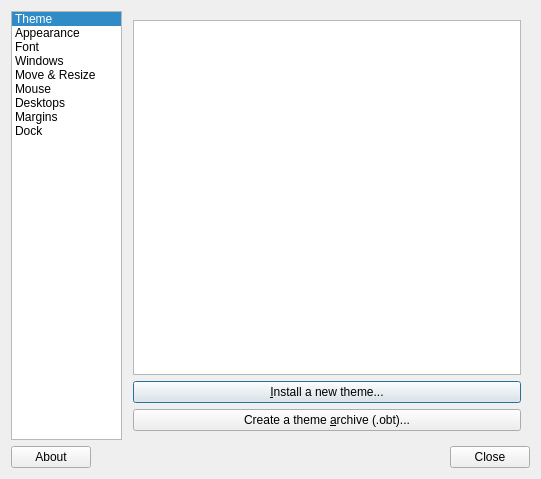
<?xml version="1.0" encoding="UTF-8"?>
<ui version="4.0">
 <class>MainDialog</class>
 <widget class="QDialog" name="MainDialog">
  <property name="geometry">
   <rect>
    <x>0</x>
    <y>0</y>
    <width>541</width>
    <height>479</height>
   </rect>
  </property>
  <property name="windowTitle">
   <string>Window Manager Preferences</string>
  </property>
  <layout class="QVBoxLayout" name="verticalLayout">
   <item>
    <layout class="QHBoxLayout" name="horizontalLayout" stretch="0,0">
     <property name="spacing">
      <number>2</number>
     </property>
     <item>
      <widget class="QListWidget" name="listWidget">
       <property name="sizePolicy">
        <sizepolicy hsizetype="Preferred" vsizetype="Preferred">
         <horstretch>0</horstretch>
         <verstretch>0</verstretch>
        </sizepolicy>
       </property>
       <property name="horizontalScrollBarPolicy">
        <enum>Qt::ScrollBarAlwaysOff</enum>
       </property>
       <property name="currentRow">
        <number>0</number>
       </property>
       <item>
        <property name="text">
         <string>Theme</string>
        </property>
       </item>
       <item>
        <property name="text">
         <string>Appearance</string>
        </property>
       </item>
       <item>
        <property name="text">
         <string>Font</string>
        </property>
       </item>
       <item>
        <property name="text">
         <string>Windows</string>
        </property>
       </item>
       <item>
        <property name="text">
         <string>Move &amp; Resize</string>
        </property>
       </item>
       <item>
        <property name="text">
         <string>Mouse</string>
        </property>
       </item>
       <item>
        <property name="text">
         <string>Desktops</string>
        </property>
       </item>
       <item>
        <property name="text">
         <string>Margins</string>
        </property>
       </item>
       <item>
        <property name="text">
         <string>Dock</string>
        </property>
       </item>
      </widget>
     </item>
     <item>
      <widget class="QStackedWidget" name="stackedWidget">
       <property name="currentIndex">
        <number>0</number>
       </property>
       <widget class="QWidget" name="themePage">
        <layout class="QVBoxLayout" name="verticalLayout_2">
         <item>
          <widget class="QListView" name="theme_names"/>
         </item>
         <item>
          <widget class="QPushButton" name="install_theme">
           <property name="text">
            <string>&amp;Install a new theme...</string>
           </property>
          </widget>
         </item>
         <item>
          <widget class="QPushButton" name="theme_archive">
           <property name="text">
            <string>Create a theme &amp;archive (.obt)...</string>
           </property>
          </widget>
         </item>
        </layout>
       </widget>
       <widget class="QWidget" name="appearancePage">
        <layout class="QVBoxLayout" name="verticalLayout_4">
         <item>
          <widget class="QGroupBox" name="groupBox">
           <property name="title">
            <string>Windows</string>
           </property>
           <layout class="QVBoxLayout" name="verticalLayout_3">
            <item>
             <widget class="QCheckBox" name="window_border">
              <property name="text">
               <string>&amp;Windows retain a border when undecorated</string>
              </property>
             </widget>
            </item>
            <item>
             <widget class="QCheckBox" name="animate_iconify">
              <property name="text">
               <string>A&amp;nimate iconify and restore</string>
              </property>
             </widget>
            </item>
           </layout>
          </widget>
         </item>
         <item>
          <widget class="QGroupBox" name="groupBox_2">
           <property name="title">
            <string>Window Titles</string>
           </property>
           <layout class="QFormLayout" name="formLayout_2">
            <item row="0" column="0">
             <widget class="QLabel" name="label">
              <property name="text">
               <string>Button order:</string>
              </property>
             </widget>
            </item>
            <item row="0" column="1">
             <widget class="QLineEdit" name="title_layout"/>
            </item>
            <item row="1" column="0" colspan="2">
             <widget class="QLabel" name="label_35">
              <property name="text">
               <string>N: Window icon
L: Window label (Title)
I: Iconify (Minimize)
M: Maximize
C: Close
S: Shade (Roll up)
D: Omnipresent (On all desktops)</string>
              </property>
             </widget>
            </item>
           </layout>
          </widget>
         </item>
         <item>
          <spacer name="verticalSpacer_4">
           <property name="orientation">
            <enum>Qt::Vertical</enum>
           </property>
           <property name="sizeHint" stdset="0">
            <size>
             <width>20</width>
             <height>40</height>
            </size>
           </property>
          </spacer>
         </item>
        </layout>
       </widget>
       <widget class="QWidget" name="fontPage">
        <layout class="QFormLayout" name="formLayout">
         <property name="fieldGrowthPolicy">
          <enum>QFormLayout::AllNonFixedFieldsGrow</enum>
         </property>
         <item row="0" column="1">
          <widget class="Fm::FontButton" name="font_active">
           <property name="text">
            <string/>
           </property>
          </widget>
         </item>
         <item row="1" column="1">
          <widget class="Fm::FontButton" name="font_inactive">
           <property name="text">
            <string/>
           </property>
          </widget>
         </item>
         <item row="2" column="1">
          <widget class="Fm::FontButton" name="font_menu_header">
           <property name="text">
            <string/>
           </property>
          </widget>
         </item>
         <item row="3" column="1">
          <widget class="Fm::FontButton" name="font_menu_item">
           <property name="text">
            <string/>
           </property>
          </widget>
         </item>
         <item row="4" column="1">
          <widget class="Fm::FontButton" name="font_active_display">
           <property name="text">
            <string/>
           </property>
          </widget>
         </item>
         <item row="5" column="1">
          <widget class="Fm::FontButton" name="font_inactive_display">
           <property name="text">
            <string/>
           </property>
          </widget>
         </item>
         <item row="0" column="0">
          <widget class="QLabel" name="label_2">
           <property name="text">
            <string>&amp;Active window title: </string>
           </property>
           <property name="buddy">
            <cstring>font_active</cstring>
           </property>
          </widget>
         </item>
         <item row="1" column="0">
          <widget class="QLabel" name="label_3">
           <property name="text">
            <string>&amp;Inactive window title: </string>
           </property>
           <property name="buddy">
            <cstring>font_inactive</cstring>
           </property>
          </widget>
         </item>
         <item row="2" column="0">
          <widget class="QLabel" name="label_5">
           <property name="text">
            <string>Menu &amp;header: </string>
           </property>
           <property name="buddy">
            <cstring>font_menu_header</cstring>
           </property>
          </widget>
         </item>
         <item row="3" column="0">
          <widget class="QLabel" name="label_4">
           <property name="text">
            <string>&amp;Menu Item: </string>
           </property>
           <property name="buddy">
            <cstring>font_menu_item</cstring>
           </property>
          </widget>
         </item>
         <item row="4" column="0">
          <widget class="QLabel" name="label_6">
           <property name="text">
            <string>Active &amp;On-screen display: </string>
           </property>
           <property name="buddy">
            <cstring>font_active_display</cstring>
           </property>
          </widget>
         </item>
         <item row="5" column="0">
          <widget class="QLabel" name="label_7">
           <property name="text">
            <string>Inactive O&amp;n-screen display: </string>
           </property>
           <property name="buddy">
            <cstring>font_inactive_display</cstring>
           </property>
          </widget>
         </item>
        </layout>
       </widget>
       <widget class="QWidget" name="windowsPage">
        <layout class="QVBoxLayout" name="verticalLayout_10">
         <item>
          <widget class="QCheckBox" name="focus_new">
           <property name="text">
            <string>Focus &amp;new windows when they appear</string>
           </property>
          </widget>
         </item>
         <item>
          <widget class="QCheckBox" name="place_mouse">
           <property name="text">
            <string>&amp;Place new windows under the mouse pointer</string>
           </property>
          </widget>
         </item>
         <item>
          <widget class="QCheckBox" name="place_center">
           <property name="text">
            <string>&amp;Center new windows when they are placed</string>
           </property>
          </widget>
         </item>
         <item>
          <layout class="QHBoxLayout" name="horizontalLayout_3">
           <item>
            <widget class="QLabel" name="label_31">
             <property name="text">
              <string>Prefer to place new windows &amp;on:</string>
             </property>
             <property name="buddy">
              <cstring>place_active_popup</cstring>
             </property>
            </widget>
           </item>
           <item>
            <widget class="QComboBox" name="place_active_popup">
             <item>
              <property name="text">
               <string>All monitors</string>
              </property>
             </item>
             <item>
              <property name="text">
               <string>The active monitor</string>
              </property>
             </item>
             <item>
              <property name="text">
               <string>The monitor with the mouse</string>
              </property>
             </item>
             <item>
              <property name="text">
               <string>Primary monitor</string>
              </property>
             </item>
            </widget>
           </item>
          </layout>
         </item>
         <item>
          <widget class="QGroupBox" name="groupBox_8">
           <property name="title">
            <string>Primary Monitor</string>
           </property>
           <layout class="QFormLayout" name="formLayout_4">
            <item row="0" column="0" colspan="2">
             <widget class="QLabel" name="label_32">
              <property name="text">
               <string>The primary monitor is where Openbox will place dialogs, such as the one used for cycling windows.</string>
              </property>
              <property name="wordWrap">
               <bool>true</bool>
              </property>
             </widget>
            </item>
            <item row="1" column="0">
             <widget class="QLabel" name="label_33">
              <property name="text">
               <string>Primary &amp;monitor:</string>
              </property>
              <property name="buddy">
               <cstring>primary_monitor_popup</cstring>
              </property>
             </widget>
            </item>
            <item row="1" column="1">
             <widget class="QComboBox" name="primary_monitor_popup">
              <item>
               <property name="text">
                <string>Fixed Monitor</string>
               </property>
              </item>
              <item>
               <property name="text">
                <string>Active Monitor</string>
               </property>
              </item>
              <item>
               <property name="text">
                <string>Monitor With Mouse Pointer</string>
               </property>
              </item>
             </widget>
            </item>
            <item row="2" column="0">
             <widget class="QLabel" name="label_34">
              <property name="text">
               <string>&amp;Fixed monitor:</string>
              </property>
              <property name="buddy">
               <cstring>fixed_monitor</cstring>
              </property>
             </widget>
            </item>
            <item row="2" column="1">
             <widget class="QSpinBox" name="fixed_monitor">
              <property name="minimum">
               <number>1</number>
              </property>
              <property name="maximum">
               <number>100</number>
              </property>
             </widget>
            </item>
           </layout>
          </widget>
         </item>
         <item>
          <spacer name="verticalSpacer_5">
           <property name="orientation">
            <enum>Qt::Vertical</enum>
           </property>
           <property name="sizeHint" stdset="0">
            <size>
             <width>20</width>
             <height>40</height>
            </size>
           </property>
          </spacer>
         </item>
        </layout>
       </widget>
       <widget class="QWidget" name="moveResizePage">
        <layout class="QVBoxLayout" name="verticalLayout_5">
         <item>
          <widget class="QGroupBox" name="groupBox_3">
           <property name="title">
            <string>Moving and Resizing Windows</string>
           </property>
           <layout class="QFormLayout" name="formLayout_3">
            <item row="0" column="0" colspan="2">
             <widget class="QCheckBox" name="resize_contents">
              <property name="text">
               <string>Update the window contents while &amp;resizing</string>
              </property>
             </widget>
            </item>
            <item row="1" column="0">
             <widget class="QLabel" name="label_8">
              <property name="text">
               <string>Drag &amp;threshold distance:</string>
              </property>
              <property name="buddy">
               <cstring>drag_threshold</cstring>
              </property>
             </widget>
            </item>
            <item row="1" column="1">
             <widget class="QSpinBox" name="drag_threshold">
              <property name="minimum">
               <number>1</number>
              </property>
              <property name="maximum">
               <number>100</number>
              </property>
             </widget>
            </item>
            <item row="2" column="0">
             <widget class="QLabel" name="label_9">
              <property name="text">
               <string>Amount of resistance against other &amp;windows:</string>
              </property>
              <property name="buddy">
               <cstring>resist_window</cstring>
              </property>
             </widget>
            </item>
            <item row="2" column="1">
             <widget class="QSpinBox" name="resist_window">
              <property name="minimum">
               <number>0</number>
              </property>
              <property name="maximum">
               <number>100</number>
              </property>
             </widget>
            </item>
            <item row="3" column="0">
             <widget class="QLabel" name="label_10">
              <property name="text">
               <string>Amount of resistance against screen &amp;edges:</string>
              </property>
              <property name="buddy">
               <cstring>resist_edge</cstring>
              </property>
             </widget>
            </item>
            <item row="3" column="1">
             <widget class="QSpinBox" name="resist_edge">
              <property name="minimum">
               <number>0</number>
              </property>
              <property name="maximum">
               <number>100</number>
              </property>
             </widget>
            </item>
            <item row="5" column="0">
             <widget class="QLabel" name="label_11">
              <property name="text">
               <string>&amp;Amount of time to wait before switching:</string>
              </property>
              <property name="buddy">
               <cstring>warp_edge_time</cstring>
              </property>
             </widget>
            </item>
            <item row="5" column="1">
             <widget class="QSpinBox" name="warp_edge_time">
              <property name="minimum">
               <number>100</number>
              </property>
              <property name="maximum">
               <number>10000</number>
              </property>
             </widget>
            </item>
            <item row="4" column="0" colspan="2">
             <widget class="QCheckBox" name="warp_edge">
              <property name="text">
               <string>&amp;Switch desktops when moving a window past the screen edge</string>
              </property>
             </widget>
            </item>
           </layout>
          </widget>
         </item>
         <item>
          <widget class="QGroupBox" name="groupBox_4">
           <property name="title">
            <string>Information Dialog</string>
           </property>
           <layout class="QGridLayout" name="gridLayout_2">
            <item row="2" column="1">
             <widget class="QComboBox" name="fixed_x_popup">
              <item>
               <property name="text">
                <string>Centered</string>
               </property>
              </item>
              <item>
               <property name="text">
                <string>From left edge</string>
               </property>
              </item>
              <item>
               <property name="text">
                <string>From right edge</string>
               </property>
              </item>
             </widget>
            </item>
            <item row="3" column="0">
             <widget class="QLabel" name="label_30">
              <property name="text">
               <string>Fixed &amp;y position:</string>
              </property>
              <property name="buddy">
               <cstring>fixed_y_popup</cstring>
              </property>
             </widget>
            </item>
            <item row="3" column="1">
             <widget class="QComboBox" name="fixed_y_popup">
              <item>
               <property name="text">
                <string>Centered</string>
               </property>
              </item>
              <item>
               <property name="text">
                <string>From top edge</string>
               </property>
              </item>
              <item>
               <property name="text">
                <string>From bottom edge</string>
               </property>
              </item>
             </widget>
            </item>
            <item row="1" column="0">
             <widget class="QLabel" name="label_13">
              <property name="text">
               <string>Information dialog's &amp;position:</string>
              </property>
              <property name="buddy">
               <cstring>resize_position</cstring>
              </property>
             </widget>
            </item>
            <item row="2" column="0">
             <widget class="QLabel" name="label_29">
              <property name="text">
               <string>Fixed &amp;x position:</string>
              </property>
              <property name="buddy">
               <cstring>fixed_x_popup</cstring>
              </property>
             </widget>
            </item>
            <item row="0" column="0">
             <widget class="QLabel" name="label_12">
              <property name="text">
               <string>Show &amp;information dialog:</string>
              </property>
              <property name="buddy">
               <cstring>resize_popup</cstring>
              </property>
             </widget>
            </item>
            <item row="3" column="2">
             <widget class="QSpinBox" name="fixed_y_pos">
              <property name="maximum">
               <number>10000</number>
              </property>
             </widget>
            </item>
            <item row="2" column="2">
             <widget class="QSpinBox" name="fixed_x_pos">
              <property name="maximum">
               <number>10000</number>
              </property>
             </widget>
            </item>
            <item row="0" column="1" colspan="2">
             <widget class="QComboBox" name="resize_popup">
              <item>
               <property name="text">
                <string>When resizing terminal windows</string>
               </property>
              </item>
              <item>
               <property name="text">
                <string>Always</string>
               </property>
              </item>
              <item>
               <property name="text">
                <string>Never</string>
               </property>
              </item>
             </widget>
            </item>
            <item row="1" column="1" colspan="2">
             <widget class="QComboBox" name="resize_position">
              <item>
               <property name="text">
                <string>Centered on the window</string>
               </property>
              </item>
              <item>
               <property name="text">
                <string>Above the window</string>
               </property>
              </item>
              <item>
               <property name="text">
                <string>Fixed position on screen</string>
               </property>
              </item>
             </widget>
            </item>
           </layout>
          </widget>
         </item>
         <item>
          <layout class="QVBoxLayout" name="verticalLayout_9"/>
         </item>
         <item>
          <spacer name="verticalSpacer">
           <property name="orientation">
            <enum>Qt::Vertical</enum>
           </property>
           <property name="sizeHint" stdset="0">
            <size>
             <width>20</width>
             <height>40</height>
            </size>
           </property>
          </spacer>
         </item>
        </layout>
       </widget>
       <widget class="QWidget" name="mousePage">
        <layout class="QVBoxLayout" name="verticalLayout_7">
         <item>
          <widget class="QGroupBox" name="groupBox_5">
           <property name="title">
            <string>Focusing Windows</string>
           </property>
           <property name="checkable">
            <bool>false</bool>
           </property>
           <layout class="QVBoxLayout" name="verticalLayout_6">
            <item>
             <widget class="QCheckBox" name="focus_mouse">
              <property name="text">
               <string>Focus windows when the mouse pointer moves over them</string>
              </property>
             </widget>
            </item>
            <item>
             <layout class="QFormLayout" name="formLayout_5">
              <property name="leftMargin">
               <number>16</number>
              </property>
              <item row="3" column="0">
               <widget class="QLabel" name="focus_delay_label">
                <property name="text">
                 <string>&amp;Delay before focusing and raising windows:</string>
                </property>
                <property name="buddy">
                 <cstring>focus_delay</cstring>
                </property>
               </widget>
              </item>
              <item row="3" column="1">
               <widget class="QSpinBox" name="focus_delay">
                <property name="minimum">
                 <number>0</number>
                </property>
                <property name="maximum">
                 <number>10000</number>
                </property>
               </widget>
              </item>
              <item row="0" column="0" colspan="2">
               <widget class="QCheckBox" name="focus_notlast">
                <property name="text">
                 <string>Move focus under the mouse when &amp;switching desktops</string>
                </property>
               </widget>
              </item>
              <item row="1" column="0" colspan="2">
               <widget class="QCheckBox" name="focus_under_mouse">
                <property name="text">
                 <string>Move focus &amp;under the mouse when the mouse is not moving</string>
                </property>
               </widget>
              </item>
              <item row="2" column="0" colspan="2">
               <widget class="QCheckBox" name="focus_raise">
                <property name="text">
                 <string>&amp;Raise windows when the mouse pointer moves over them</string>
                </property>
               </widget>
              </item>
             </layout>
            </item>
           </layout>
          </widget>
         </item>
         <item>
          <widget class="QGroupBox" name="groupBox_6">
           <property name="title">
            <string>Titlebar</string>
           </property>
           <layout class="QFormLayout" name="formLayout_6">
            <item row="0" column="0">
             <widget class="QLabel" name="label_15">
              <property name="text">
               <string>Double click on the &amp;titlebar:</string>
              </property>
              <property name="buddy">
               <cstring>titlebar_doubleclick</cstring>
              </property>
             </widget>
            </item>
            <item row="0" column="1">
             <widget class="QComboBox" name="titlebar_doubleclick">
              <item>
               <property name="text">
                <string>Maximizes the window</string>
               </property>
              </item>
              <item>
               <property name="text">
                <string>Shades the window</string>
               </property>
              </item>
             </widget>
            </item>
            <item row="1" column="0">
             <widget class="QLabel" name="label_16">
              <property name="text">
               <string>Double click ti&amp;me:</string>
              </property>
              <property name="buddy">
               <cstring>doubleclick_time</cstring>
              </property>
             </widget>
            </item>
            <item row="1" column="1">
             <widget class="QSpinBox" name="doubleclick_time">
              <property name="maximum">
               <number>10000</number>
              </property>
             </widget>
            </item>
           </layout>
          </widget>
         </item>
         <item>
          <spacer name="verticalSpacer_2">
           <property name="orientation">
            <enum>Qt::Vertical</enum>
           </property>
           <property name="sizeHint" stdset="0">
            <size>
             <width>20</width>
             <height>40</height>
            </size>
           </property>
          </spacer>
         </item>
        </layout>
       </widget>
       <widget class="QWidget" name="desktopPage">
        <layout class="QFormLayout" name="formLayout_7">
         <property name="fieldGrowthPolicy">
          <enum>QFormLayout::AllNonFixedFieldsGrow</enum>
         </property>
         <item row="0" column="0">
          <widget class="QCheckBox" name="desktop_popup">
           <property name="text">
            <string>&amp;Show a notification when switching desktops</string>
           </property>
          </widget>
         </item>
         <item row="1" column="0">
          <widget class="QLabel" name="label_17">
           <property name="text">
            <string>&amp;Amount of time to show the notification for:</string>
           </property>
           <property name="buddy">
            <cstring>desktop_popup_time</cstring>
           </property>
          </widget>
         </item>
         <item row="1" column="1">
          <widget class="QSpinBox" name="desktop_popup_time">
           <property name="enabled">
            <bool>false</bool>
           </property>
           <property name="minimum">
            <number>1</number>
           </property>
           <property name="maximum">
            <number>10000</number>
           </property>
          </widget>
         </item>
         <item row="3" column="0">
          <widget class="QLabel" name="label_18">
           <property name="text">
            <string>&amp;Number of desktops: </string>
           </property>
           <property name="buddy">
            <cstring>desktop_num</cstring>
           </property>
          </widget>
         </item>
         <item row="3" column="1">
          <widget class="QSpinBox" name="desktop_num">
           <property name="minimum">
            <number>1</number>
           </property>
           <property name="maximum">
            <number>100</number>
           </property>
          </widget>
         </item>
         <item row="9" column="0" colspan="2">
          <widget class="QListWidget" name="desktop_names"/>
         </item>
         <item row="4" column="0" colspan="2">
          <widget class="QLabel" name="label_19">
           <property name="text">
            <string>&amp;Desktop names:</string>
           </property>
           <property name="buddy">
            <cstring>desktop_names</cstring>
           </property>
          </widget>
         </item>
        </layout>
       </widget>
       <widget class="QWidget" name="marginsPage">
        <layout class="QVBoxLayout" name="verticalLayout_8">
         <item>
          <widget class="QGroupBox" name="groupBox_7">
           <property name="title">
            <string>Desktop Margins</string>
           </property>
           <layout class="QGridLayout" name="gridLayout">
            <item row="0" column="0" colspan="3">
             <widget class="QLabel" name="label_20">
              <property name="text">
               <string>Desktop margins are reserved areas on the edge of your screen.  New windows will not be placed within a margin, and maximized windows will not cover them.</string>
              </property>
              <property name="wordWrap">
               <bool>true</bool>
              </property>
             </widget>
            </item>
            <item row="1" column="0">
             <widget class="QLabel" name="label_21">
              <property name="text">
               <string>Left:</string>
              </property>
             </widget>
            </item>
            <item row="1" column="1">
             <widget class="QSpinBox" name="margins_left">
              <property name="maximum">
               <number>100</number>
              </property>
             </widget>
            </item>
            <item row="1" column="2">
             <widget class="QLabel" name="label_25">
              <property name="text">
               <string>px</string>
              </property>
             </widget>
            </item>
            <item row="2" column="0">
             <widget class="QLabel" name="label_22">
              <property name="text">
               <string>Top:</string>
              </property>
             </widget>
            </item>
            <item row="2" column="1">
             <widget class="QSpinBox" name="margins_top">
              <property name="maximum">
               <number>100</number>
              </property>
             </widget>
            </item>
            <item row="2" column="2">
             <widget class="QLabel" name="label_26">
              <property name="text">
               <string>px</string>
              </property>
             </widget>
            </item>
            <item row="3" column="0">
             <widget class="QLabel" name="label_23">
              <property name="text">
               <string>Right:</string>
              </property>
             </widget>
            </item>
            <item row="3" column="1">
             <widget class="QSpinBox" name="margins_right">
              <property name="maximum">
               <number>100</number>
              </property>
             </widget>
            </item>
            <item row="3" column="2">
             <widget class="QLabel" name="label_27">
              <property name="text">
               <string>px</string>
              </property>
             </widget>
            </item>
            <item row="4" column="0">
             <widget class="QLabel" name="label_24">
              <property name="text">
               <string>Bottom:</string>
              </property>
             </widget>
            </item>
            <item row="4" column="1">
             <widget class="QSpinBox" name="margins_bottom">
              <property name="maximum">
               <number>100</number>
              </property>
             </widget>
            </item>
            <item row="4" column="2">
             <widget class="QLabel" name="label_28">
              <property name="text">
               <string>px</string>
              </property>
             </widget>
            </item>
           </layout>
          </widget>
         </item>
         <item>
          <spacer name="verticalSpacer_3">
           <property name="orientation">
            <enum>Qt::Vertical</enum>
           </property>
           <property name="sizeHint" stdset="0">
            <size>
             <width>20</width>
             <height>40</height>
            </size>
           </property>
          </spacer>
         </item>
        </layout>
       </widget>
       <widget class="QWidget" name="dockPage"/>
      </widget>
     </item>
    </layout>
   </item>
   <item>
    <layout class="QHBoxLayout" name="horizontalLayout_2">
     <item>
      <widget class="QPushButton" name="about">
       <property name="text">
        <string>About</string>
       </property>
      </widget>
     </item>
     <item>
      <widget class="QDialogButtonBox" name="buttonBox">
       <property name="orientation">
        <enum>Qt::Horizontal</enum>
       </property>
       <property name="standardButtons">
        <set>QDialogButtonBox::Close</set>
       </property>
      </widget>
     </item>
    </layout>
   </item>
  </layout>
 </widget>
 <customwidgets>
  <customwidget>
   <class>Fm::FontButton</class>
   <extends>QPushButton</extends>
   <header>fontbutton.h</header>
  </customwidget>
 </customwidgets>
 <resources/>
 <connections>
  <connection>
   <sender>buttonBox</sender>
   <signal>accepted()</signal>
   <receiver>MainDialog</receiver>
   <slot>accept()</slot>
   <hints>
    <hint type="sourcelabel">
     <x>353</x>
     <y>468</y>
    </hint>
    <hint type="destinationlabel">
     <x>157</x>
     <y>274</y>
    </hint>
   </hints>
  </connection>
  <connection>
   <sender>buttonBox</sender>
   <signal>rejected()</signal>
   <receiver>MainDialog</receiver>
   <slot>reject()</slot>
   <hints>
    <hint type="sourcelabel">
     <x>421</x>
     <y>468</y>
    </hint>
    <hint type="destinationlabel">
     <x>286</x>
     <y>274</y>
    </hint>
   </hints>
  </connection>
  <connection>
   <sender>listWidget</sender>
   <signal>currentRowChanged(int)</signal>
   <receiver>stackedWidget</receiver>
   <slot>setCurrentIndex(int)</slot>
   <hints>
    <hint type="sourcelabel">
     <x>101</x>
     <y>192</y>
    </hint>
    <hint type="destinationlabel">
     <x>386</x>
     <y>180</y>
    </hint>
   </hints>
  </connection>
  <connection>
   <sender>desktop_popup</sender>
   <signal>toggled(bool)</signal>
   <receiver>desktop_popup_time</receiver>
   <slot>setEnabled(bool)</slot>
   <hints>
    <hint type="sourcelabel">
     <x>258</x>
     <y>25</y>
    </hint>
    <hint type="destinationlabel">
     <x>464</x>
     <y>62</y>
    </hint>
   </hints>
  </connection>
 </connections>
</ui>
